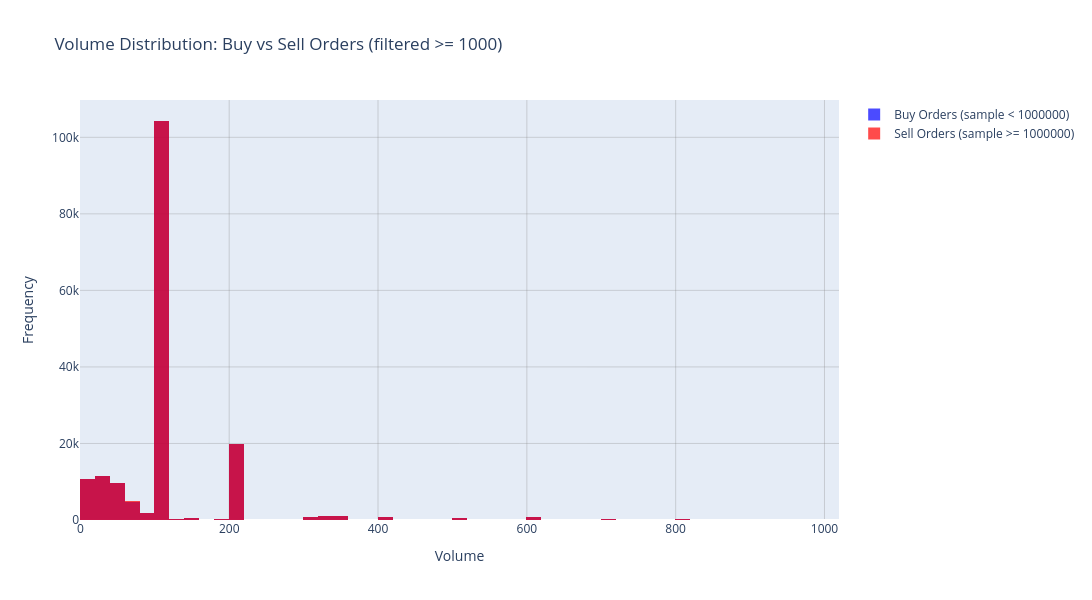

The cell this chart's notebook holds for it:
### Code cell
# Extract volumes for buy and sell orders
buy_volumes = []
sell_volumes = []

# Optional filtration parameter
filter_small_volumes = True  # Set to False to include all volumes
volume_threshold = 1000  # Only used if filter_small_volumes is True

for sample_id, messages in m_dict_combined.items():
    volumes = messages[:, 5]  # 5th index is volume
    
    # Apply optional filtration
    if filter_small_volumes:
        volumes = volumes[volumes <= volume_threshold]
    
    if sample_id < 1000000:  # Buy orders
        buy_volumes.extend(volumes)
    else:  # Sell orders (sample_id >= 1000000)
        sell_volumes.extend(volumes)

# Create histograms
import plotly.graph_objects as go
from plotly.subplots import make_subplots

fig = go.Figure()

# Add buy volumes histogram
fig.add_trace(go.Histogram(
    x=buy_volumes,
    nbinsx=100,
    opacity=0.7,
    name='Buy Orders (sample < 1000000)',
    marker_color='blue'
))

# Add sell volumes histogram
fig.add_trace(go.Histogram(
    x=sell_volumes,
    nbinsx=100,
    opacity=0.7,
    name='Sell Orders (sample >= 1000000)',
    marker_color='red'
))

# Update layout
filter_text = f" (filtered >= {volume_threshold})" if filter_small_volumes else ""
fig.update_layout(
    title=f'Volume Distribution: Buy vs Sell Orders{filter_text}',
    xaxis_title='Volume',
    yaxis_title='Frequency',
    width=1200,
    height=600,
    barmode='overlay',
    showlegend=True
)

# Add grid
fig.update_xaxes(showgrid=True, gridwidth=1, gridcolor='rgba(128,128,128,0.3)')
fig.update_yaxes(showgrid=True, gridwidth=1, gridcolor='rgba(128,128,128,0.3)')

fig.show()

print(f"Buy volumes count: {len(buy_volumes)}")
print(f"Sell volumes count: {len(sell_volumes)}")
if filter_small_volumes:
    print(f"Filtration applied: volumes >= {volume_threshold}")

### Figure 1 — Plotly figure (JSON) as saved in the notebook; plotly's stock layout.template omitted (floating-point values rounded to 4 significant figures; data arrays with more than 128 entries replaced by an {"elided": "..."} marker saying what was removed)
{"data": [{"marker": {"color": "blue"}, "name": "Buy Orders (sample < 1000000)", "nbinsx": 100, "opacity": 0.7, "type": "histogram", "x": {"elided": "169189 int values"}}, {"marker": {"color": "red"}, "name": "Sell Orders (sample >= 1000000)", "nbinsx": 100, "opacity": 0.7, "type": "histogram", "x": {"elided": "169189 int values"}}], "layout": {"barmode": "overlay", "height": 600, "showlegend": true, "title": {"text": "Volume Distribution: Buy vs Sell Orders (filtered >= 1000)"}, "width": 1200, "xaxis": {"gridcolor": "rgba(128,128,128,0.3)", "gridwidth": 1, "showgrid": true, "title": {"text": "Volume"}}, "yaxis": {"gridcolor": "rgba(128,128,128,0.3)", "gridwidth": 1, "showgrid": true, "title": {"text": "Frequency"}}}}
